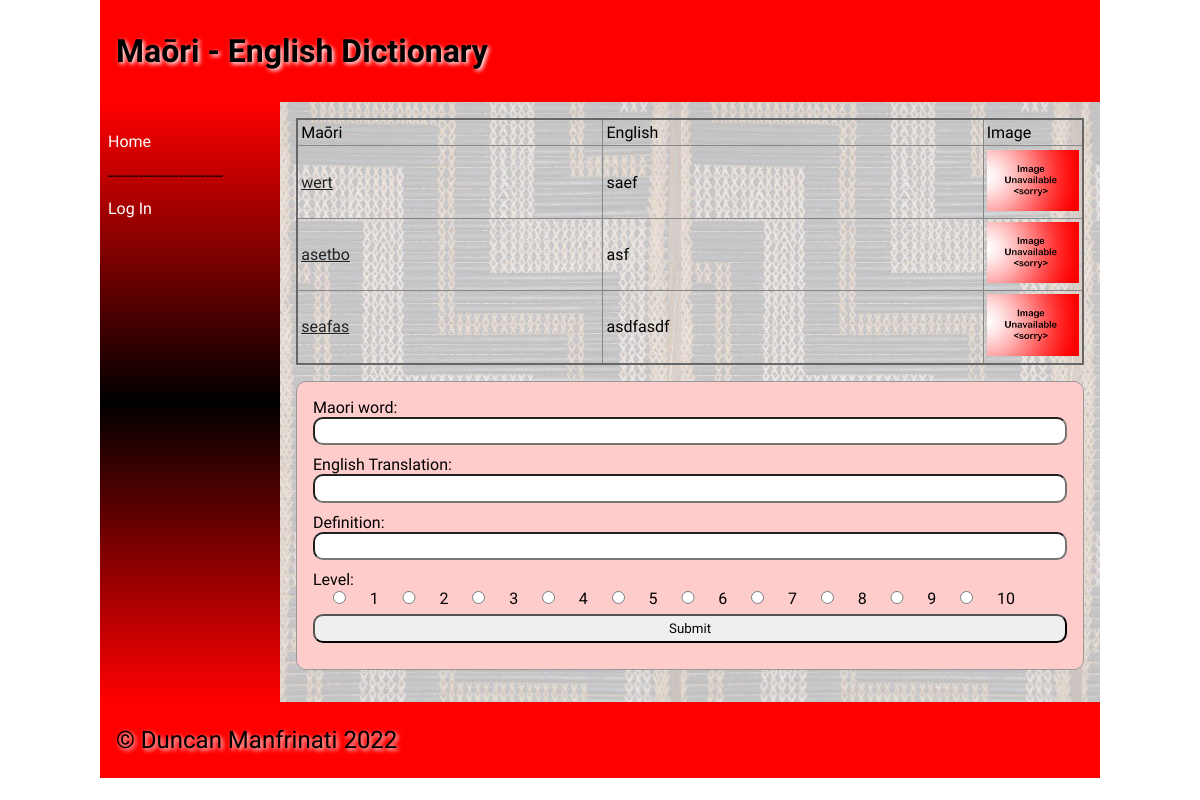
/category/19, run on an earlier commit of the app's database.
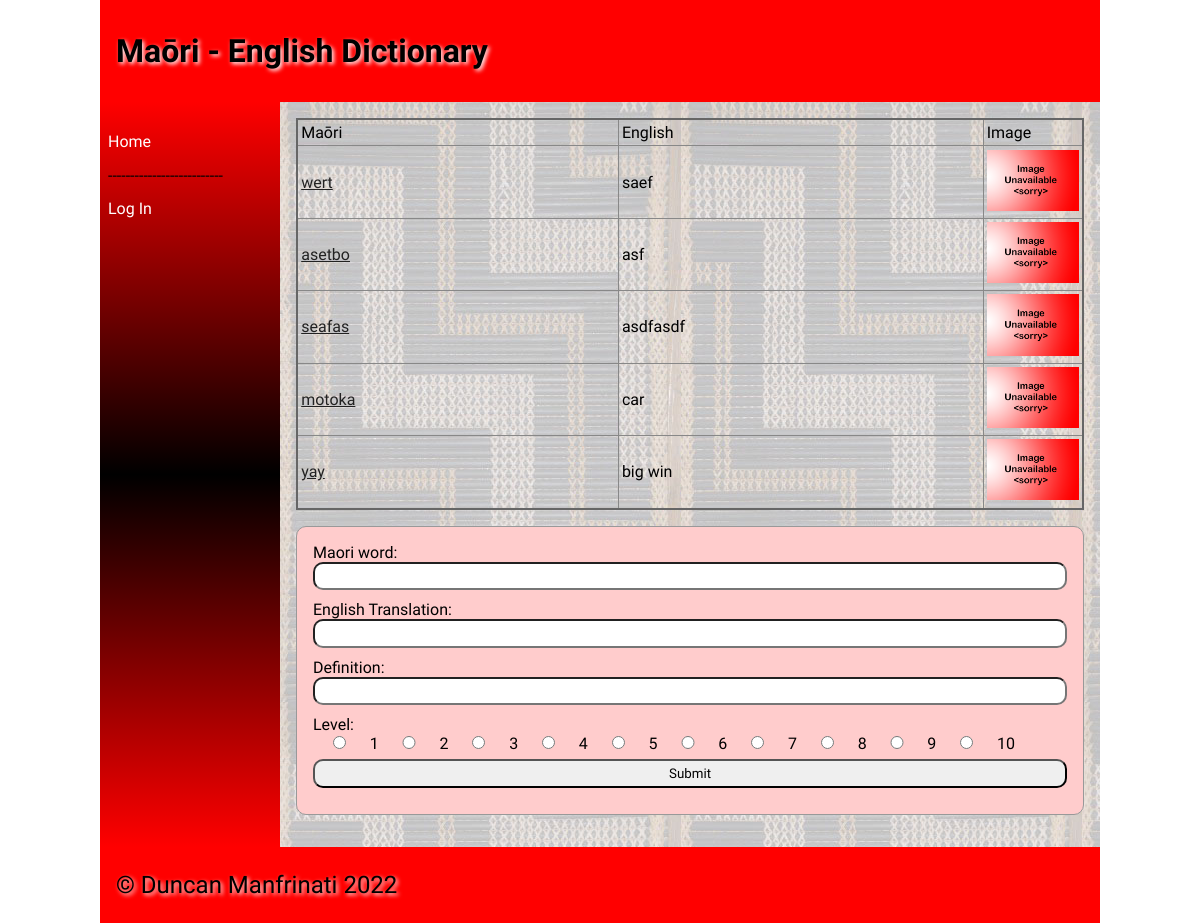
And on a later commit of the database.
### tables this page shows
CREATE TABLE "dictionary"
(
	id integer
		constraint dictionary_pk
			primary key autoincrement,
	maori varchar(60),
	english varchar(60),
	category_id integer
		references categories,
	definition varchar(900),
	level integer,
	image varchar(60),
	time datetime,
	user_id interger
);

### app.py (the view, shortened to what this page needs)
@app.route("/category/<category_id>", methods=['POST', 'GET'])
def category(category_id):
    con = create_connection(DATA_BASE)
    query = "SELECT id, maori, english, image FROM dictionary WHERE category_id=?;"
    cur = con.cursor()
    cur.execute(query, (category_id,))
    cat = cur.fetchall()
    con.close()
    return render_template("categories.html", logged_in=is_logged_in(), category_ids=int(category_id), cat=cat,
                           categories=categories())

### app.py (called while the page is built)
def create_connection(db_file):
    try:
        connection = sqlite3.connect(db_file)
        connection.execute('pragma foreign_keys=ON')
        return connection
    except Error as e:
        print(e)
    return None

def is_logged_in():
    if session.get("email") is None:
        print("Not Logged In")
        return False
    else:
        print("Logged In")
        return True

def categories():
    con = create_connection(DATA_BASE)
    query = "SELECT id,categories FROM categories"
    cur = con.cursor()
    cur.execute(query, )
    category_ids = cur.fetchall()
    con.close()
    return category_ids

### templates/categories.html (shortened to what this page needs)
{% extends 'base.html' %}
{% block heading %}Maōri - English Dictionary{% endblock %}
{% block main %}
<table class="word-table">
    <thead>
    <tr>
        <td>Maōri</td>
        <td>English</td>
        <td>Image</td>
    </tr>
    </thead>
    <tbody>
    {% for words in cat %}
    <tr>
        <td><a href="/word/{{ words[0] }}">{{ words[1] }}</a></td>
        <td>{{ words[2] }}</td>
        <td width="100"><img src="/static/images/{{ words[3] }}"></td>
    </tr>
    </tbody>
    {% endfor %}
</table>
    <form class="dataForm" method="post" target="category/{{category_id}}">
    <div class="form-group">
        <div class="form-label">Maori word:</div>
        <div class="form-element"><input type="text" name="maori" id="maori" required></div>
    </div>
    <div class="form-group">
        <div class="form-label">English Translation:</div>
        <div class="form-element"><input type="text" name="english" id="english" required></div>
    </div>
    <div class="form-group">
        <div class="form-label">Definition:</div>
        <div class="form-element"><input type="text" name="definition" id="definition" required></div>
    </div>
    <div class="form-group">
        <div class="form-label">Level:</div>
        {% for i in range(10) %}
            <input type="radio" id="level" name="level" value="1" required>
            <label for="{{ i + 1 }}">{{i + 1}}</label>
        {% endfor %}
    </div>
    <div class="form-group">
        <div class="form-element"><input type="submit" value="Submit"></div>
    </div>
    </form>
{% endblock %}

### templates/base.html (shortened to what this page needs)
<!doctype html>
<html lang="en">
<head>
    <link href="{{ url_for('static', filename='css/style.css') }}" rel="stylesheet">
</head>
<body>
<div id="container">
    <header>
        <h1>{% block heading %} {% endblock %}</h1>
    </header>
    <nav>
        <ul>
            <li><a href="/">Home</a></li>
            {% if logged_in %}
            {% for category in categories %}
            <li><a href="/category/{{ category[0] }}">{{ category[1] }}</a></li>
            {% endfor %}
            <li><p>--------------------------</p></li>
            <li><a href="/logout">Log Out</a></li>
            {% else %}
            <li><p>--------------------------</p></li>
            <li><a href="/login">Log In</a></li>
            {% endif %}
        </ul>
    </nav>
    <main>
        {% block main %}{% endblock %}
    </main>
    <footer>
        <p>
            &copy; Duncan Manfrinati 2022
        </p>
    </footer>
</div>
</body>
</html>

### static/css/style.css (style rules this page uses)
* { font-family: Comfortaa, sans-serif; margin: 0; padding: 0; box-sizing: border-box; }
#container { display: grid; grid-template-columns: 75px auto; grid-template-areas: 'nav header' 'main main' 'footer footer'; }
header { grid-area: header; background-color: #f00; padding: 1rem; }
nav { grid-area: nav; }
main { grid-area: main; padding: 1rem; background-color: #edd; }
h1, h2, h3, h4 { padding: 1rem 0; font-family: 'Suez One', serif; color: #000000; text-shadow: 2px 2px 4px #fff; }
p { padding: 0.5rem 0; }
a { color: #222; }
img { width: 100%; }
.dataForm { margin: 1rem 0; border: 1px solid #999; padding: 1rem; background-color: #fcc; border-radius: 10px; }
.dataForm input, textarea { width: 100%; border-radius: 10px; padding: 0.3rem; margin-bottom: 10px; }
table { width: 100%; border: 2px solid #666; border-collapse: collapse; }
th, td { border: 1px solid #888; padding: 0.2rem; text-align: left; }
footer { grid-area: footer; padding: 1rem; background-color: #f00; }
footer p { color: #000; text-shadow: 2px 2px 4px #fff; font-size: 1.5rem; }
@media only screen and (min-width: 768px) { #container { grid-template-columns: 180px auto; grid-template-areas: 'header header' 'nav main' 'footer footer'; } }
@media only screen and (min-width: 768px) { nav { background: linear-gradient(180deg, rgba(255,0,0,1) 0%, rgba(0, 0, 0, 1) 50%, rgba(255,0,0,1) 100%); padding: 0.5rem; } }
@media only screen and (min-width: 768px) { nav ul { list-style: none; } }
@media only screen and (min-width: 768px) { nav li { padding: 0.2rem 0; } }
@media only screen and (min-width: 768px) { nav a { color: #fff; text-decoration: none; } }
@media only screen and (min-width: 768px) { main { background-image: url("/static/images/poutama.jpg"); } }
@media only screen and (min-width: 768px) { .dataForm input[type='radio'] { width: 7%; } }
@media only screen and (min-width: 1000px) { #container { width: 1000px; margin: auto; } }

What changed in the data, as far as the page shows it:
added dictionary: maori "motoka", english "car", image (placeholder picture)
added dictionary: maori "yay", english "big win", image (placeholder picture)
